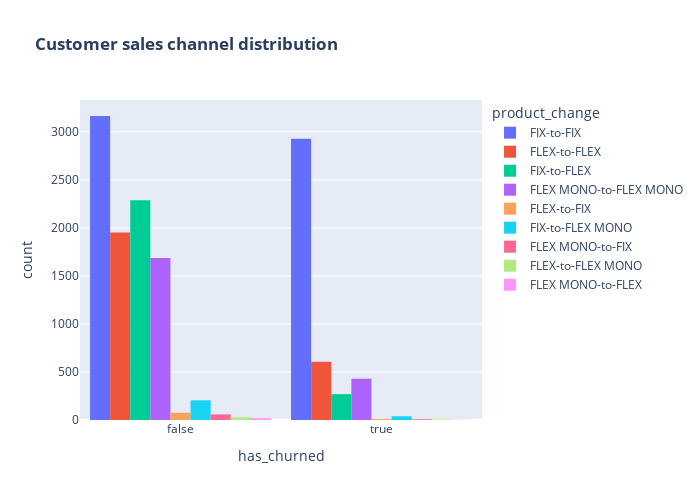

This figure's notebook cell:
### Code cell
df_notna_productchange=df[df["product_change"].notna()]
fig = px.histogram(df_notna_productchange, x="has_churned", color="product_change", barmode="group", title="<b>Customer sales channel distribution<b>")
fig.update_layout(width=700, height=500, bargap=0.1)
fig.show()

### Figure 1 — Plotly figure (JSON) as saved in the notebook; plotly's stock layout.template omitted (floating-point values rounded to 4 significant figures; data arrays with more than 128 entries replaced by an {"elided": "..."} marker saying what was removed)
{"data": [{"alignmentgroup": "True", "bingroup": "x", "hovertemplate": "product_change=FIX-to-FIX<br>has_churned=%{x}<br>count=%{y}<extra></extra>", "legendgroup": "FIX-to-FIX", "marker": {"color": "#636efa", "pattern": {"shape": ""}}, "name": "FIX-to-FIX", "offsetgroup": "FIX-to-FIX", "orientation": "v", "showlegend": true, "type": "histogram", "x": {"elided": "6093 bool values"}, "xaxis": "x", "yaxis": "y"}, {"alignmentgroup": "True", "bingroup": "x", "hovertemplate": "product_change=FLEX-to-FLEX<br>has_churned=%{x}<br>count=%{y}<extra></extra>", "legendgroup": "FLEX-to-FLEX", "marker": {"color": "#EF553B", "pattern": {"shape": ""}}, "name": "FLEX-to-FLEX", "offsetgroup": "FLEX-to-FLEX", "orientation": "v", "showlegend": true, "type": "histogram", "x": {"elided": "2558 bool values"}, "xaxis": "x", "yaxis": "y"}, {"alignmentgroup": "True", "bingroup": "x", "hovertemplate": "product_change=FIX-to-FLEX<br>has_churned=%{x}<br>count=%{y}<extra></extra>", "legendgroup": "FIX-to-FLEX", "marker": {"color": "#00cc96", "pattern": {"shape": ""}}, "name": "FIX-to-FLEX", "offsetgroup": "FIX-to-FLEX", "orientation": "v", "showlegend": true, "type": "histogram", "x": {"elided": "2558 bool values"}, "xaxis": "x", "yaxis": "y"}, {"alignmentgroup": "True", "bingroup": "x", "hovertemplate": "product_change=FLEX MONO-to-FLEX MONO<br>has_churned=%{x}<br>count=%{y}<extra></extra>", "legendgroup": "FLEX MONO-to-FLEX MONO", "marker": {"color": "#ab63fa", "pattern": {"shape": ""}}, "name": "FLEX MONO-to-FLEX MONO", "offsetgroup": "FLEX MONO-to-FLEX MONO", "orientation": "v", "showlegend": true, "type": "histogram", "x": {"elided": "2116 bool values"}, "xaxis": "x", "yaxis": "y"}, {"alignmentgroup": "True", "bingroup": "x", "hovertemplate": "product_change=FLEX-to-FIX<br>has_churned=%{x}<br>count=%{y}<extra></extra>", "legendgroup": "FLEX-to-FIX", "marker": {"color": "#FFA15A", "pattern": {"shape": ""}}, "name": "FLEX-to-FIX", "offsetgroup": "FLEX-to-FIX", "orientation": "v", "showlegend": true, "type": "histogram", "x": [true, false, false, false, false, false, false, false, false, false, false, false, false, false, false, false, false, false, true, false, false, false, false, true, false, false, false, false, false, false, false, false, false, false, false, false, false, false, false, false, false, false, true, false, false, false, true, false, false, true, false, false, false, false, false, false, false, false, false, false, false, false, false, false, false, false, true, false, false, true, false, false, false, false, false, false, false, false, false, false, false, true, false, false, true], "xaxis": "x", "yaxis": "y"}, {"alignmentgroup": "True", "bingroup": "x", "hovertemplate": "product_change=FIX-to-FLEX MONO<br>has_churned=%{x}<br>count=%{y}<extra></extra>", "legendgroup": "FIX-to-FLEX MONO", "marker": {"color": "#19d3f3", "pattern": {"shape": ""}}, "name": "FIX-to-FLEX MONO", "offsetgroup": "FIX-to-FLEX MONO", "orientation": "v", "showlegend": true, "type": "histogram", "x": {"elided": "244 bool values"}, "xaxis": "x", "yaxis": "y"}, {"alignmentgroup": "True", "bingroup": "x", "hovertemplate": "product_change=FLEX MONO-to-FIX<br>has_churned=%{x}<br>count=%{y}<extra></extra>", "legendgroup": "FLEX MONO-to-FIX", "marker": {"color": "#FF6692", "pattern": {"shape": ""}}, "name": "FLEX MONO-to-FIX", "offsetgroup": "FLEX MONO-to-FIX", "orientation": "v", "showlegend": true, "type": "histogram", "x": [false, true, false, false, false, true, false, false, false, false, false, false, false, false, false, false, false, false, false, false, false, false, true, false, false, false, false, false, true, false, false, true, false, false, false, true, false, false, false, false, false, false, false, false, true, false, false, false, false, false, false, false, false, false, true, false, false, false, false, false, false, false, false, false, false, false], "xaxis": "x", "yaxis": "y"}, {"alignmentgroup": "True", "bingroup": "x", "hovertemplate": "product_change=FLEX-to-FLEX MONO<br>has_churned=%{x}<br>count=%{y}<extra></extra>", "legendgroup": "FLEX-to-FLEX MONO", "marker": {"color": "#B6E880", "pattern": {"shape": ""}}, "name": "FLEX-to-FLEX MONO", "offsetgroup": "FLEX-to-FLEX MONO", "orientation": "v", "showlegend": true, "type": "histogram", "x": [false, false, false, false, true, false, false, false, true, false, false, false, false, true, false, true, false, false, false, false, true, false, false, false, false, true, false, false, false, false, false, false, false, false], "xaxis": "x", "yaxis": "y"}, {"alignmentgroup": "True", "bingroup": "x", "hovertemplate": "product_change=FLEX MONO-to-FLEX<br>has_churned=%{x}<br>count=%{y}<extra></extra>", "legendgroup": "FLEX MONO-to-FLEX", "marker": {"color": "#FF97FF", "pattern": {"shape": ""}}, "name": "FLEX MONO-to-FLEX", "offsetgroup": "FLEX MONO-to-FLEX", "orientation": "v", "showlegend": true, "type": "histogram", "x": [false, false, false, false, false, false, false, true, false, false, false, false, false, false, false, false, true, false, false, false, false], "xaxis": "x", "yaxis": "y"}], "layout": {"bargap": 0.1, "barmode": "group", "height": 500, "legend": {"title": {"text": "product_change"}, "tracegroupgap": 0}, "title": {"text": "<b>Customer sales channel distribution<b>"}, "width": 700, "xaxis": {"anchor": "y", "domain": [0, 1], "title": {"text": "has_churned"}}, "yaxis": {"anchor": "x", "domain": [0, 1], "title": {"text": "count"}}}}
